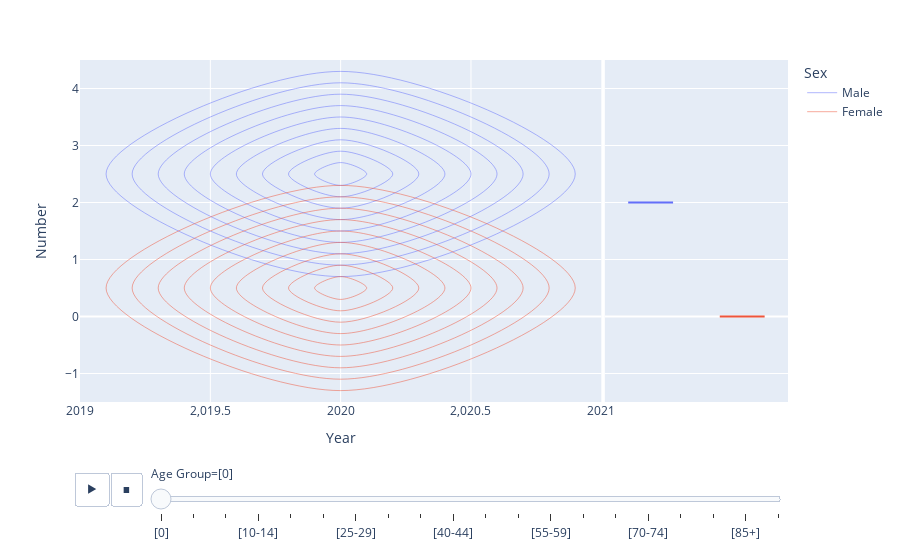

Notebook code cell kept with this figure:
### Code cell
dens1 = px.density_contour(df, 
                  x='Year', 
                  y='Number', 
                  color='Sex', 
                  marginal_y='box',
                  animation_frame='Age Group')
dens1.show()

### Figure 1 — Plotly figure (JSON) as saved in the notebook; plotly's stock layout.template omitted (floating-point values rounded to 4 significant figures)
{"data": [{"contours": {"coloring": "none"}, "hovertemplate": "Sex=Male<br>Age Group=[0]<br>Year=%{x}<br>Number=%{y}<br>count=%{z}<extra></extra>", "legendgroup": "Male", "line": {"color": "#636efa"}, "name": "Male", "showlegend": true, "type": "histogram2dcontour", "x": [2020], "xaxis": "x", "xbingroup": "x", "y": [2], "yaxis": "y", "ybingroup": "y"}, {"alignmentgroup": "True", "hovertemplate": "Sex=Male<br>Age Group=[0]<br>Number=%{y}<extra></extra>", "legendgroup": "Male", "line": {"color": "#636efa"}, "marker": {"color": "#636efa"}, "name": "Male", "notched": true, "offsetgroup": "Male", "showlegend": false, "type": "box", "xaxis": "x2", "y": [2], "yaxis": "y2"}, {"contours": {"coloring": "none"}, "hovertemplate": "Sex=Female<br>Age Group=[0]<br>Year=%{x}<br>Number=%{y}<br>count=%{z}<extra></extra>", "legendgroup": "Female", "line": {"color": "#EF553B"}, "name": "Female", "showlegend": true, "type": "histogram2dcontour", "x": [2020], "xaxis": "x", "xbingroup": "x", "y": [0], "yaxis": "y", "ybingroup": "y"}, {"alignmentgroup": "True", "hovertemplate": "Sex=Female<br>Age Group=[0]<br>Number=%{y}<extra></extra>", "legendgroup": "Female", "line": {"color": "#EF553B"}, "marker": {"color": "#EF553B"}, "name": "Female", "notched": true, "offsetgroup": "Female", "showlegend": false, "type": "box", "xaxis": "x2", "y": [0], "yaxis": "y2"}], "layout": {"legend": {"title": {"text": "Sex"}, "tracegroupgap": 0}, "margin": {"t": 60}, "sliders": [{"active": 0, "currentvalue": {"prefix": "Age Group="}, "len": 0.9, "pad": {"b": 10, "t": 60}, "steps": [{"args": [["[0]"], {"frame": {"duration": 0, "redraw": true}, "fromcurrent": true, "mode": "immediate", "transition": {"duration": 0, "easing": "linear"}}], "label": "[0]", "method": "animate"}, {"args": [["[1-4]"], {"frame": {"duration": 0, "redraw": true}, "fromcurrent": true, "mode": "immediate", "transition": {"duration": 0, "easing": "linear"}}], "label": "[1-4]", "method": "animate"}, {"args": [["[5-9]"], {"frame": {"duration": 0, "redraw": true}, "fromcurrent": true, "mode": "immediate", "transition": {"duration": 0, "easing": "linear"}}], "label": "[5-9]", "method": "animate"}, {"args": [["[10-14]"], {"frame": {"duration": 0, "redraw": true}, "fromcurrent": true, "mode": "immediate", "transition": {"duration": 0, "easing": "linear"}}], "label": "[10-14]", "method": "animate"}, {"args": [["[15-19]"], {"frame": {"duration": 0, "redraw": true}, "fromcurrent": true, "mode": "immediate", "transition": {"duration": 0, "easing": "linear"}}], "label": "[15-19]", "method": "animate"}, {"args": [["[20-24]"], {"frame": {"duration": 0, "redraw": true}, "fromcurrent": true, "mode": "immediate", "transition": {"duration": 0, "easing": "linear"}}], "label": "[20-24]", "method": "animate"}, {"args": [["[25-29]"], {"frame": {"duration": 0, "redraw": true}, "fromcurrent": true, "mode": "immediate", "transition": {"duration": 0, "easing": "linear"}}], "label": "[25-29]", "method": "animate"}, {"args": [["[30-34]"], {"frame": {"duration": 0, "redraw": true}, "fromcurrent": true, "mode": "immediate", "transition": {"duration": 0, "easing": "linear"}}], "label": "[30-34]", "method": "animate"}, {"args": [["[35-39]"], {"frame": {"duration": 0, "redraw": true}, "fromcurrent": true, "mode": "immediate", "transition": {"duration": 0, "easing": "linear"}}], "label": "[35-39]", "method": "animate"}, {"args": [["[40-44]"], {"frame": {"duration": 0, "redraw": true}, "fromcurrent": true, "mode": "immediate", "transition": {"duration": 0, "easing": "linear"}}], "label": "[40-44]", "method": "animate"}, {"args": [["[45-49]"], {"frame": {"duration": 0, "redraw": true}, "fromcurrent": true, "mode": "immediate", "transition": {"duration": 0, "easing": "linear"}}], "label": "[45-49]", "method": "animate"}, {"args": [["[50-54]"], {"frame": {"duration": 0, "redraw": true}, "fromcurrent": true, "mode": "immediate", "transition": {"duration": 0, "easing": "linear"}}], "label": "[50-54]", "method": "animate"}, {"args": [["[55-59]"], {"frame": {"duration": 0, "redraw": true}, "fromcurrent": true, "mode": "immediate", "transition": {"duration": 0, "easing": "linear"}}], "label": "[55-59]", "method": "animate"}, {"args": [["[60-64]"], {"frame": {"duration": 0, "redraw": true}, "fromcurrent": true, "mode": "immediate", "transition": {"duration": 0, "easing": "linear"}}], "label": "[60-64]", "method": "animate"}, {"args": [["[65-69]"], {"frame": {"duration": 0, "redraw": true}, "fromcurrent": true, "mode": "immediate", "transition": {"duration": 0, "easing": "linear"}}], "label": "[65-69]", "method": "animate"}, {"args": [["[70-74]"], {"frame": {"duration": 0, "redraw": true}, "fromcurrent": true, "mode": "immediate", "transition": {"duration": 0, "easing": "linear"}}], "label": "[70-74]", "method": "animate"}, {"args": [["[75-79]"], {"frame": {"duration": 0, "redraw": true}, "fromcurrent": true, "mode": "immediate", "transition": {"duration": 0, "easing": "linear"}}], "label": "[75-79]", "method": "animate"}, {"args": [["[80-84]"], {"frame": {"duration": 0, "redraw": true}, "fromcurrent": true, "mode": "immediate", "transition": {"duration": 0, "easing": "linear"}}], "label": "[80-84]", "method": "animate"}, {"args": [["[85+]"], {"frame": {"duration": 0, "redraw": true}, "fromcurrent": true, "mode": "immediate", "transition": {"duration": 0, "easing": "linear"}}], "label": "[85+]", "method": "animate"}, {"args": [["[Unknown]"], {"frame": {"duration": 0, "redraw": true}, "fromcurrent": true, "mode": "immediate", "transition": {"duration": 0, "easing": "linear"}}], "label": "[Unknown]", "method": "animate"}], "x": 0.1, "xanchor": "left", "y": 0, "yanchor": "top"}], "updatemenus": [{"buttons": [{"args": [null, {"frame": {"duration": 500, "redraw": true}, "fromcurrent": true, "mode": "immediate", "transition": {"duration": 500, "easing": "linear"}}], "label": "&#9654;", "method": "animate"}, {"args": [[null], {"frame": {"duration": 0, "redraw": true}, "fromcurrent": true, "mode": "immediate", "transition": {"duration": 0, "easing": "linear"}}], "label": "&#9724;", "method": "animate"}], "direction": "left", "pad": {"r": 10, "t": 70}, "showactive": false, "type": "buttons", "x": 0.1, "xanchor": "right", "y": 0, "yanchor": "top"}], "xaxis": {"anchor": "y", "domain": [0, 0.7363], "title": {"text": "Year"}}, "xaxis2": {"anchor": "y2", "domain": [0.7413, 1], "matches": "x2", "showgrid": false, "showline": false, "showticklabels": false, "ticks": ""}, "yaxis": {"anchor": "x", "domain": [0, 1], "title": {"text": "Number"}}, "yaxis2": {"anchor": "x2", "domain": [0, 1], "matches": "y", "showgrid": true, "showticklabels": false}}}
